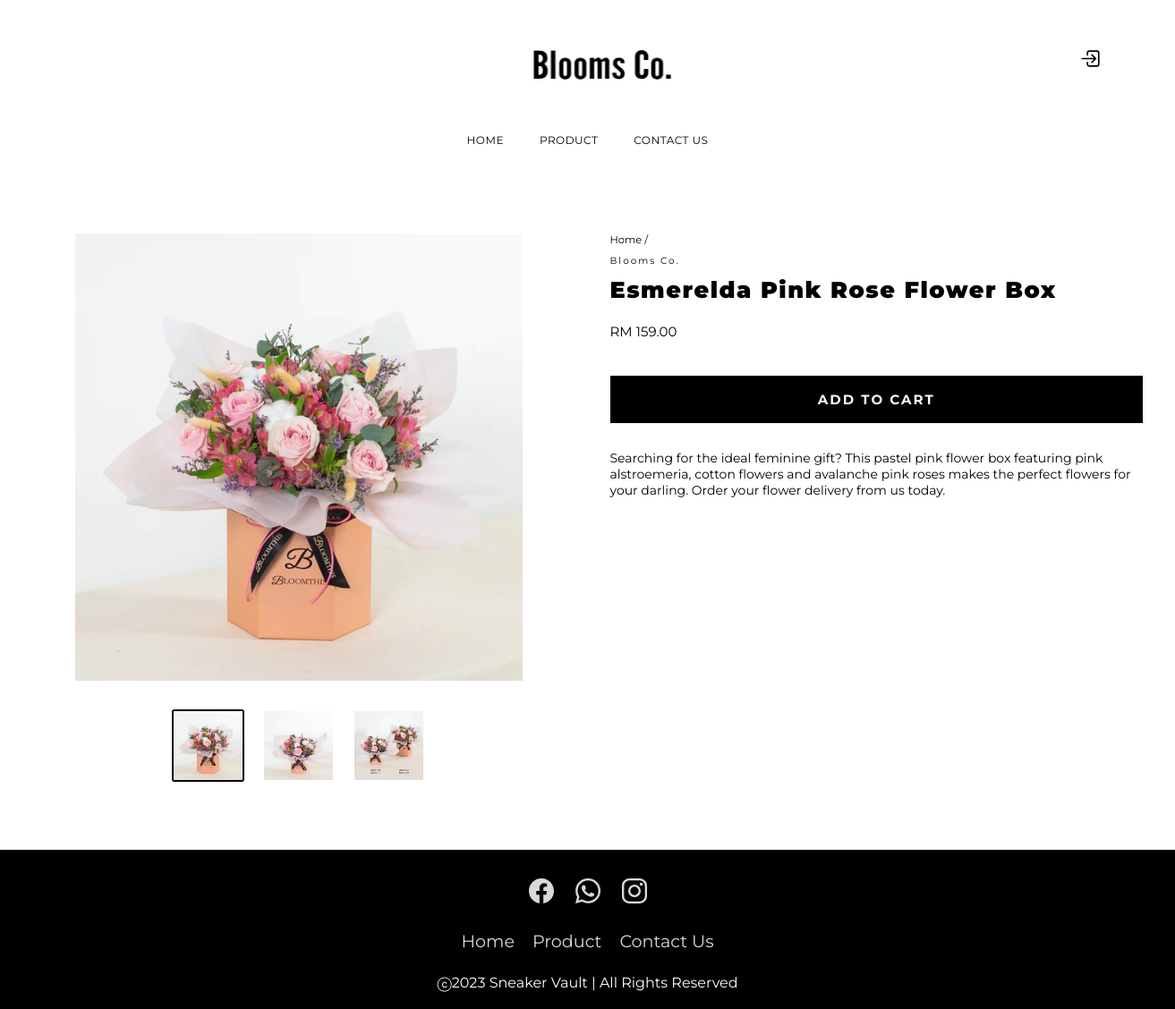
Page /productDetails.php?product_id=43 on the committed database.
### tables this page shows
CREATE TABLE `products` (
  `product_id` int(11) NOT NULL,
  `product_name` varchar(100) NOT NULL,
  `product_description` varchar(255) NOT NULL,
  `product_price` varchar(100) NOT NULL,
  `product_keywords` varchar(255) NOT NULL,
  `category_id` int(11) NOT NULL,
  `brand_id` int(11) NOT NULL,
  `product_image1` varchar(255) NOT NULL,
  `product_image2` varchar(255) NOT NULL,
  `product_image3` varchar(255) NOT NULL,
  `date` timestamp NOT NULL DEFAULT current_timestamp() ON UPDATE current_timestamp(),
  `status` varchar(100) NOT NULL
);

CREATE TABLE `brands` (
  `brand_id` int(11) NOT NULL,
  `brand_title` varchar(100) NOT NULL
);

### productDetails.php (the view, shortened to what this page needs)
<!DOCTYPE html>
<html>
    <head>
        <link href="../css/productDetails.css" rel="stylesheet" type="text/css"/>
    </head>
    <body>
        <?php
        include './header.php';
        include '../functions/common_function.php';
        if (isset($_GET['product_id'])) {
            $id = $_GET['product_id'];
            $select_query = "SELECT p.product_id, p.product_name, p.product_description, p.product_price, p.product_image1, p.product_image2, p.product_image3, p.category_id, p.brand_id, b.brand_title
        FROM products p
        JOIN brands b ON p.brand_id = b.brand_id
        WHERE p.product_id = '$id'";
            $result_query = mysqli_query($con, $select_query);
            if (mysqli_num_rows($result_query) > 0) {
                $row = mysqli_fetch_assoc($result_query);
                $prodID = $row['product_id'];
                $prodName = $row['product_name'];
                $prodDesc = $row['product_description'];
                $prodPrice = $row['product_price'];
                $prodBrand = $row['brand_title'];
                ?>
                <div class="main-wrapper">
                    <div class="container">
                        <div class="product-div">
                            <div class="product-div-left">
                                <div class="img-container">
                                    <img src="../Admin/product_images/<?php echo $row['product_image1']; ?>">
                                </div>
                                <div class="hover-container">
                                    <div>
                                        <img src="../Admin/product_images/<?php echo $row['product_image1']; ?>">
                                    </div>
                                    <div>
                                        <img src="../Admin/product_images/<?php echo $row['product_image2']; ?>">
                                    </div>
                                    <div>
                                        <img src="../Admin/product_images/<?php echo $row['product_image3']; ?>">
                                    </div>
                                </div>
                            </div>
                            <div class="product-div-right">
                                <span class="product-home">Home /</span>
                                <span class="product-brand"><?php echo $prodBrand; ?></span>
                                <span class="product-name"><?php echo $prodName; ?></span>
                                <span class="product-price">RM <?php echo $prodPrice; ?></span>
                                <div class="btn-groups">
                                    <a href="productDetails.php?add_to_cart=<?php echo $prodID ?>&product_id=<?php echo $prodID ?>" class="add-cart-btn">ADD TO CART</a>
                                </div>
                                <p class="word"><?php echo $prodDesc; ?></p>
                            </div>
                            <?php
                        } else {
                            echo "No product found with ID: $id";
                        }
                    } else {
                        echo "Product ID not provided in URL";
                    }
                    ?>
                </div>
            </div>
        </div>
        <?php include './footer.php';
        ?>
    </body>
</html>

### css/productDetails.css (style rules this page uses)
* { padding: 0; margin: 0; box-sizing: border-box; }
html, body { font-family: "Montserrat", sans-serif; }
img { width: 100%; display: block; }
.main-wrapper { background-color: white; display: flex; align-items: center; justify-content: center; }
.container { max-width: 1400px; padding: 0 1rem; margin: 0 auto; }
.product-div { margin: 1rem 0; padding: 2rem 0; display: grid; grid-template-columns: repeat(2, 1fr); background-color: white; border-radius: 3px; column-gap: 10px; }
.product-div-left { padding: 20px; }
.product-div-right { padding: 20px; }
.img-container img { width: 500px; height: 500px; margin: 0 auto; }
.hover-container { display: flex; flex-wrap: wrap; align-items: center; justify-content: center; margin-top: 32px; }
.hover-container div { border: 2px solid white; border-radius: 3px; margin: 0 10px 8px 10px; display: flex; align-items: center; justify-content: center; }
.active { border-color: black !important; }
.hover-container div img { width: 77px; height: 77px; cursor: pointer; }
.product-div-right span { display: block; }
.product-home { font-size: 11.5px; }
.product-brand { font-size: 10.4px; letter-spacing: 2px; margin-top: 10px; }
.product-name { font-size: 25.5px; margin-bottom: 22px; font-weight: 1000; letter-spacing: 1.5px; margin-top: 10px; }
.product-price { font-size: 15px; }
.word { margin-top: 30px; font-size: 14px; }
.add-cart-btn { text-align: center; display: inline-block; width: 100%; margin-top: 40px; color: white; background-color: black; border: 2px solid black; font-size: 15px; font-weight: bold; letter-spacing: 2px; text-decoration: none; padding: 15px 16px; transition: all 0.3s ease; }

### css/style.css (style rules this page uses)
*, *:before, *:after { font-family: "Montserrat", sans-serif; padding: 0; margin: 0; box-sizing: border-box; }
body { background-color: white; }

### rows in the picture
products: product_image1 (picture), product_image2 (picture), product_image3 (picture), brand.brand_title "Blooms Co.", product_name "Esmerelda Pink Rose Flower Box", product_price "159.00", product_description "Searching for the ideal feminine gift? This pastel pink flower box featuring pink alstroemeria, cotton flowers and avalanche pink roses makes the perfect flowers for your darling. Order your flower delivery from us today."
